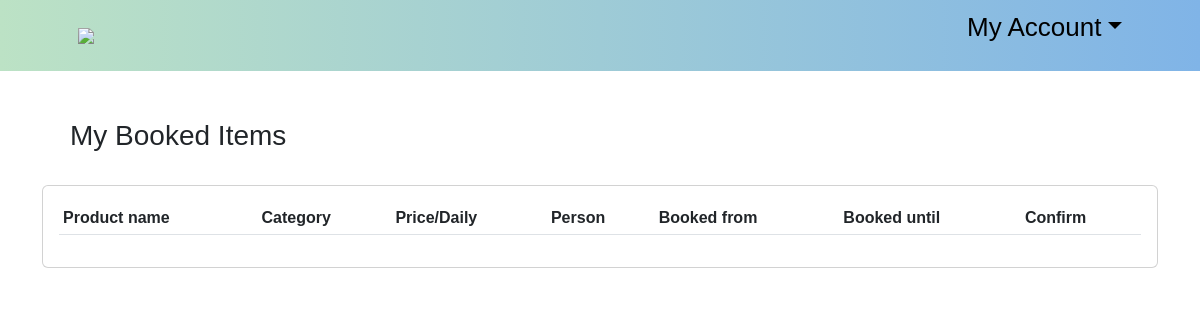
/my-booked-items/2/ (signed in), run on an earlier commit of the app's database.
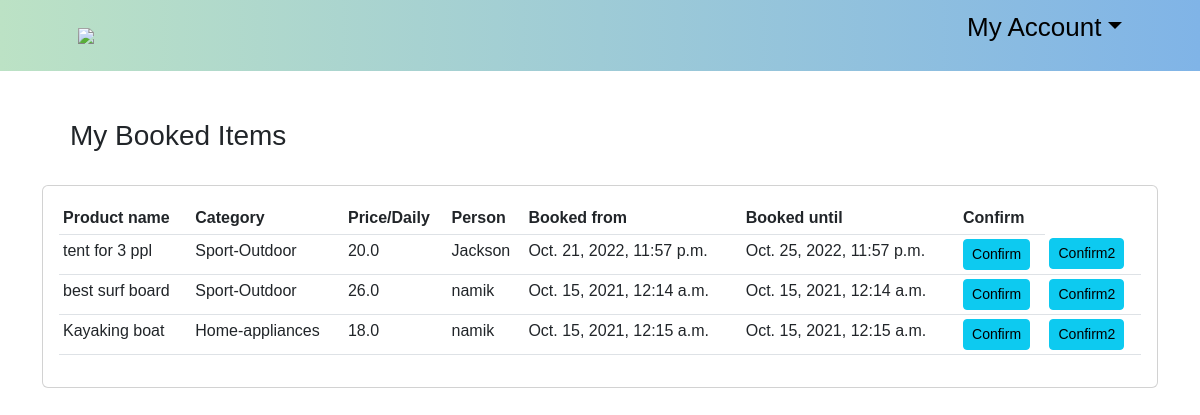
And on a later commit of the database.
### ecommerce/models.py (models this page shows, shortened)
class Order_list(models.Model):
    STATUS = (('Pending', 'Pending'),
              ('Out for delivery', 'Out_for_delivery'),
              ('Delivered', 'Delivered'))
    customer = models.ForeignKey(Customer, null=True, on_delete=models.SET_NULL)
    product = models.ForeignKey(Product, null=True, on_delete=models.SET_NULL)
    date_ordered = models.DateTimeField(auto_now_add=True, null=True)
    complete = models.BooleanField(default=True)
    rent_from = models.DateTimeField(null=True)
    rent_to = models.DateTimeField(null=True)
    id = models.AutoField(primary_key=True)

class Product(models.Model):
    CATEGORY = (
                ('Sport-Outdoor', 'Sport & Outdoor'),
                ('Drones-cameras', 'Drones & cameras'),
                ('Electronics', 'Electronics'),
                ('Home-appliances', 'Home appliances'),
                ('Musical-equipments', 'Musical equipments'),
                ('Accessories','Accessories'),
                )
    customer = models.ForeignKey(Customer, null=True, on_delete=models.SET_NULL)
    name = models.CharField(max_length=200, null=True)
    price = models.FloatField(null=True)
    category = models.CharField(max_length=200, null=True,choices=CATEGORY)
    description = models.CharField(max_length=200, null=True, blank=True)
    date_created= models.DateTimeField(auto_now_add=True, null=True)
    available_from = models.DateTimeField(null=True)
    available_to = models.DateTimeField(null=True)
    item_pic = models.ImageField( null=True)
    item_pic_2 = models.ImageField(null=True, blank=True)
    item_pic_3 = models.ImageField(null=True, blank=True)
    item_pic_4 = models.ImageField(null=True, blank=True)
    def __str__(self):
        return self.name

class Customer (models.Model):
    user= models.OneToOneField(User, null=True, on_delete=models.CASCADE)
    name = models.CharField(max_length=100, null=True)
    phone=models.CharField(max_length=100, null=True)
    email=models.CharField(max_length=100, null=True)
    date_created= models.DateTimeField(auto_now_add=True)
    address = models.CharField(verbose_name="Address", max_length=100, null=True, blank=True)
    town = models.CharField(verbose_name="Town/City", max_length=100, null=True, blank=True)
    post_code = models.CharField(verbose_name="Post Code", max_length=8, null=True, blank=True)
    country = models.CharField(verbose_name="Country", max_length=100, null=True, blank=True)
    latitude = models.CharField(verbose_name="Latitude", max_length=50, null=True, blank=True)
    longitude = models.CharField(verbose_name="Longitude", max_length=50, null=True, blank=True)
    def __str__(self):
        return self.name

### ecommerce/views.py (the view)
# urls.py: path('my-booked-items/<str:pk>/', views.mybookeditems, name='mybookeditems'),
@login_required(login_url='login')
def mybookeditems(request, pk):
    customer = Customer.objects.get(id=pk)
    form = OrderForm(instance=customer)
    orders = Order_list.objects.all()
    context = {'form':form, 'customer':customer,'orders':orders}
    return render(request, 'my_booked_items.html', context)

### templates/my_booked_items.html (shortened to what this page needs)
<!DOCTYPE html>
{% extends 'old/main.html' %}
{% load static%}
{% load crispy_forms_tags %}
	{% block content %}
			<br><br><h3>&emsp;My Booked Items </h3><br>
			<div class="card card-body" style="overflow-y:auto; ">
				<table class="table table-sm">
					<tr>
						<th>Product name</th>
						<th>Category</th>
						<th>Price/Daily</th>
						<th>Person</th>
						<th>Booked from</th>
						<th>Booked until</th>
						<th>Confirm</th>
					</tr>
					{% for i in orders %}
						{% if i.product.customer == request.user.customer %}
							<tr>
								<td>{{ i.product }}</td>
								<td>{{ i.product.category }}</td>
								<td>{{ i.product.price }}</td>
								<td>{{ i.customer }}</td>
								<td>{{ i.rent_from }}</td>
								<td>{{ i.rent_to }}</td>
								<td><a id="se" onclick="Confirm()" class = "btn btn-sm btn-info" href="{% url 'confirmation' i.id %}">Confirm</a></td>
								<td><a id="sev" onclick="Confirm2()" class = "btn btn-sm btn-info" href="#">Confirm2</a></td>
							</tr>
						{%endif%}
					{% endfor %}
				</table>
			</div>
	{% endblock content %}

What changed in the data, as far as the page shows it:
added Order_list: product "tent for 3 ppl", product.category "Sport-Outdoor", product.price "20.0", customer "Jackson", rent_from "Oct. 21, 2022, 11:57 p.m.", rent_to "Oct. 25, 2022, 11:57 p.m."
added Order_list: product "best surf board", product.category "Sport-Outdoor", product.price "26.0", customer "namik", rent_from "Oct. 15, 2021, 12:14 a.m.", rent_to "Oct. 15, 2021, 12:14 a.m."
added Order_list: product "Kayaking boat", product.category "Home-appliances", product.price "18.0", customer "namik", rent_from "Oct. 15, 2021, 12:15 a.m.", rent_to "Oct. 15, 2021, 12:15 a.m."
